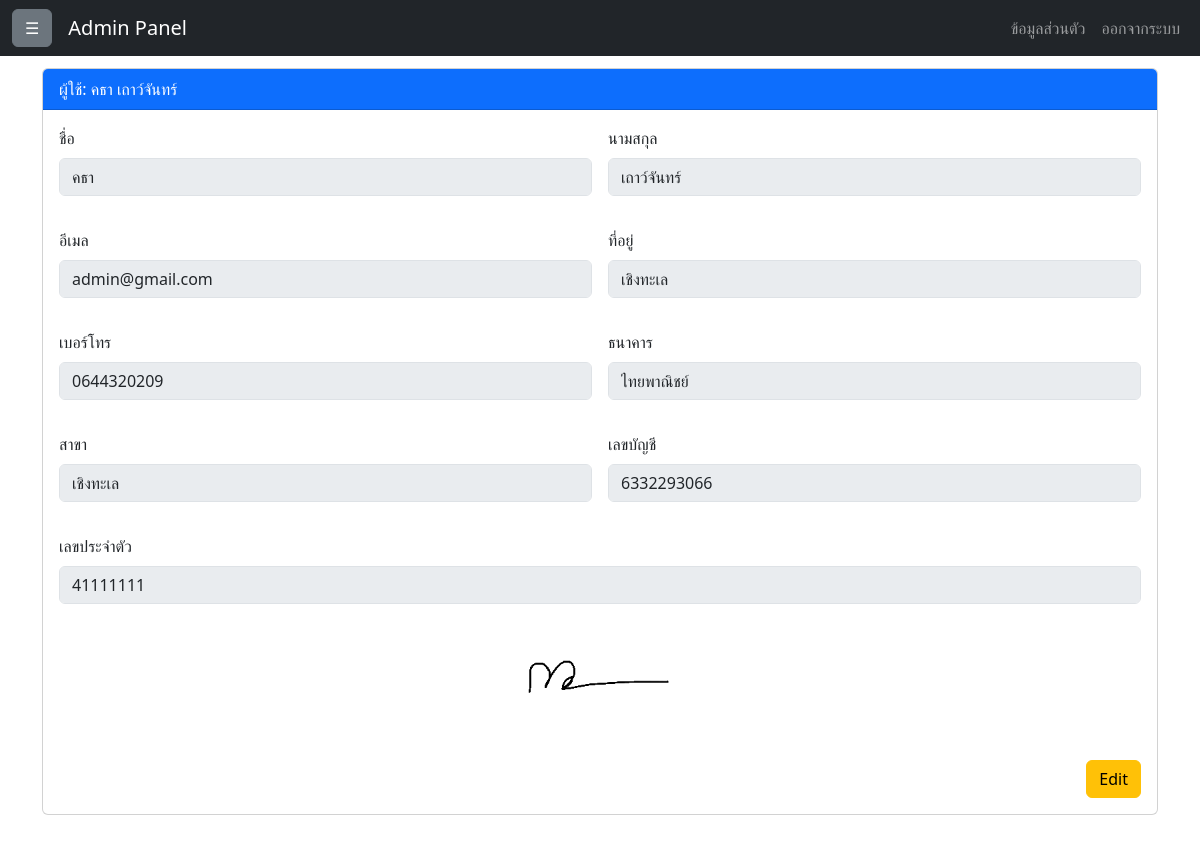
The page /showProfile on the database as committed earlier.
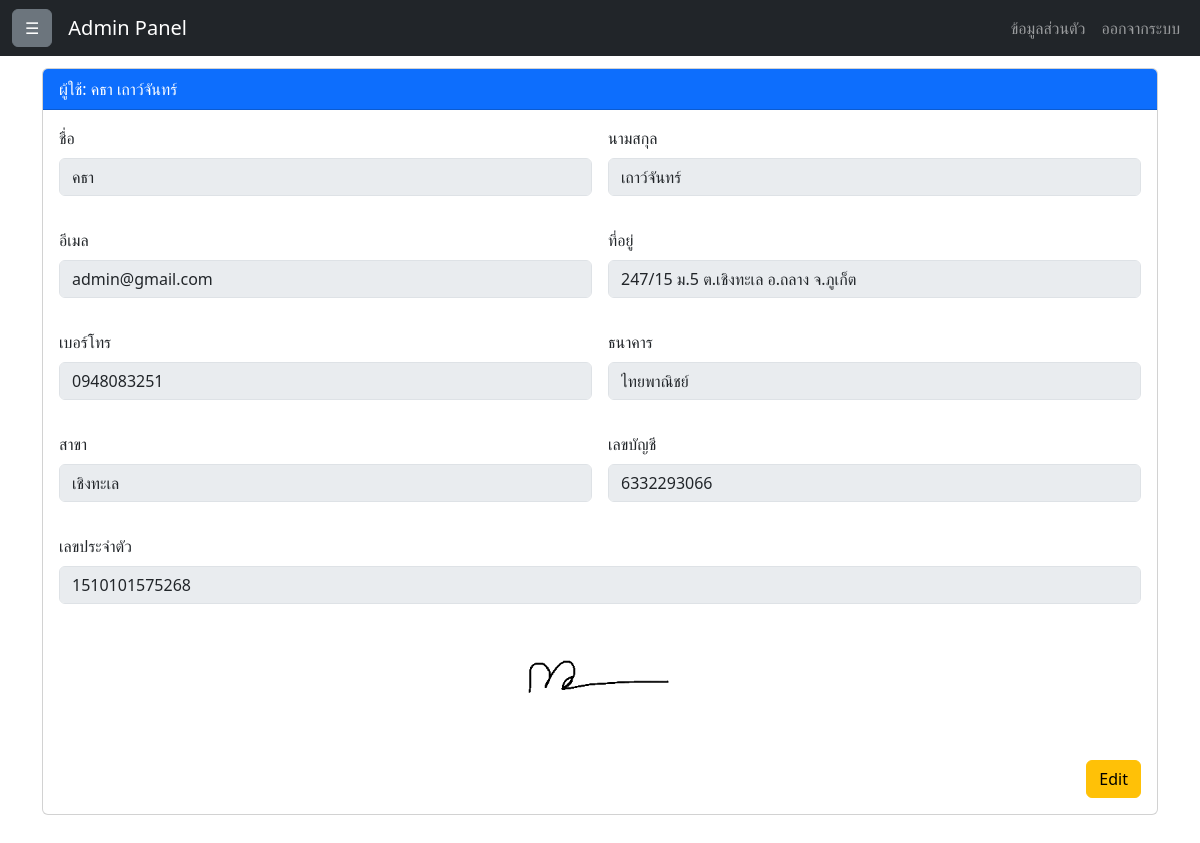
The same page on the database as committed later.
### pApp/models.py (models this page shows)
class user(models.Model):
    email = models.EmailField(max_length=25)
    password = models.CharField(max_length=25)
    name = models.CharField(max_length= 25)
    lastName = models.CharField(max_length= 25)
    address = models.CharField(max_length=50)
    tel = models.CharField(max_length=10)
    bank = models.CharField(max_length=25)
    bank_address = models.CharField(max_length=50)
    accountnumber = models.CharField(max_length=15)
    userid_card = models.CharField(max_length=15)

### pApp/backEnd/profile.py (the view)
# urls.py: path('showProfile',profile.showProfile),
def showProfile(request):
      all_user = user.objects.all()
      slips_list = slips.objects.all()
      return render(request, 'showProfile.html', {'all_user': all_user,'slips_list': slips_list})

### pApp/templates/showProfile.html (shortened to what the changed rows need)
<!DOCTYPE html>
<html lang="en">
<head>
    {% load static %}
    <link rel="stylesheet" href="{% static 'css/bootstrap.min.css' %}">
</head>
<body>
    <div class="main-container">
        <div class="content" id="content">
            <div class="container mt-5">
                {% block content %}
                <div class="row">
                    {% for user in all_user %}
                    <div class="col-12">
                        <div class="card fullscreen mb-4">
                            <div class="card-header bg-primary text-white">
                                ผู้ใช้: {{ user.name }} {{ user.lastName }}
                            </div>
                            <div class="card-body">
                                <form method="post" action="/edit_user/{{ user.id }}/">
                                    <div class="row g-3">
                                        <div class="col-md-6">
                                            <label for="name_{{ user.id }}" class="form-label">ชื่อ</label>
                                            <input type="text" class="form-control" id="name_{{ user.id }}" value="{{ user.name }}" disabled>
                                        </div>
                                        <div class="col-md-6">
                                            <label for="lastName_{{ user.id }}" class="form-label">นามสกุล</label>
                                            <input type="text" class="form-control" id="lastName_{{ user.id }}" value="{{ user.lastName }}" disabled>
                                        </div>
                                    </div>
                                    <div class="row g-3 mt-3">
                                        <div class="col-md-6">
                                            <label for="email_{{ user.id }}" class="form-label">อีเมล</label>
                                            <input type="email" class="form-control" id="email_{{ user.id }}" value="{{ user.email }}" disabled>
                                        </div>
                                        <div class="col-md-6">
                                            <label for="address_{{ user.id }}" class="form-label">ที่อยู่</label>
                                            <input type="text" class="form-control" id="address_{{ user.id }}" value="{{ user.address }}" disabled>
                                        </div>
                                    </div>
                                    <div class="row g-3 mt-3">
                                        <div class="col-6">
                                            <label for="tel_{{ user.id }}" class="form-label">เบอร์โทร</label>
                                            <input type="text" class="form-control" id="tel_{{ user.id }}" value="{{ user.tel }}" disabled>
                                        </div>
                                        <div class="col-6">
                                            <label for="tel_{{ user.id }}" class="form-label">ธนาคาร</label>
                                            <input type="text" class="form-control" id="bank_{{ user.id }}" value="{{ user.bank }}" disabled>
                                        </div>
                                    </div>
                                    <div class="row g-3 mt-3">
                                        <div class="col-6">
                                            <label for="tel_{{ user.id }}" class="form-label">สาขา</label>
                                            <input type="text" class="form-control" id="tel_{{ user.id }}" value="{{ user.bank_address }}" disabled>
                                        </div>
                                        <div class="col-6">
                                            <label for="tel_{{ user.id }}" class="form-label">เลขบัญชี</label>
                                            <input type="text" class="form-control" id="bank_{{ user.id }}" value="{{ user.accountnumber }}" disabled>
                                        </div>
                                    </div>
                                    <div class="row g-3 mt-3">
                                        <div class="col-12">
                                            <label for="tel_{{ user.id }}" class="form-label">เลขประจำตัว</label>
                                            <input type="text" class="form-control" id="tel_{{ user.id }}" value="{{ user.userid_card }}" disabled>
                                        </div>
                                    </div>
                                    <div class="row g-3 mt-3">
                                        <div class="col-12 text-center">
                                            <img src="{% static 'signature.png' %}" alt="Signature" class="img-fluid" style="max-width: 200px; height: auto;">
                                        </div>
                                    </div>
                                    <div class="mt-4 text-end">
                                        <a href="/edit_user/{{ user.id }}" class="btn btn-warning">Edit</a>
                                    </div>
                                </form>
                            </div>
                        </div>
                    </div>
                    {% endfor %}
                </div>
                {% endblock %}
            </div>
        </div>
    </div>
</body>
</html>

Rows that differ between the two databases and show on the page:
changed user "คธา": address "เชิงทะเล" → "247/15 ม.5 ต.เชิงทะเล อ.ถลาง จ.ภูเก็ต"; tel "0644320209" → "0948083251"; userid_card "41111111" → "1510101575268"
